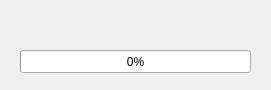
<?xml version="1.0" encoding="UTF-8"?>
<ui version="4.0">
 <class>Progression</class>
 <widget class="QDialog" name="Progression">
  <property name="geometry">
   <rect>
    <x>0</x>
    <y>0</y>
    <width>271</width>
    <height>90</height>
   </rect>
  </property>
  <property name="windowTitle">
   <string>Dialog</string>
  </property>
  <widget class="QProgressBar" name="progressBar">
   <property name="geometry">
    <rect>
     <x>20</x>
     <y>50</y>
     <width>231</width>
     <height>23</height>
    </rect>
   </property>
   <property name="value">
    <number>0</number>
   </property>
  </widget>
  <widget class="QLabel" name="label">
   <property name="geometry">
    <rect>
     <x>20</x>
     <y>20</y>
     <width>231</width>
     <height>20</height>
    </rect>
   </property>
   <property name="text">
    <string/>
   </property>
  </widget>
 </widget>
 <resources/>
 <connections/>
</ui>
